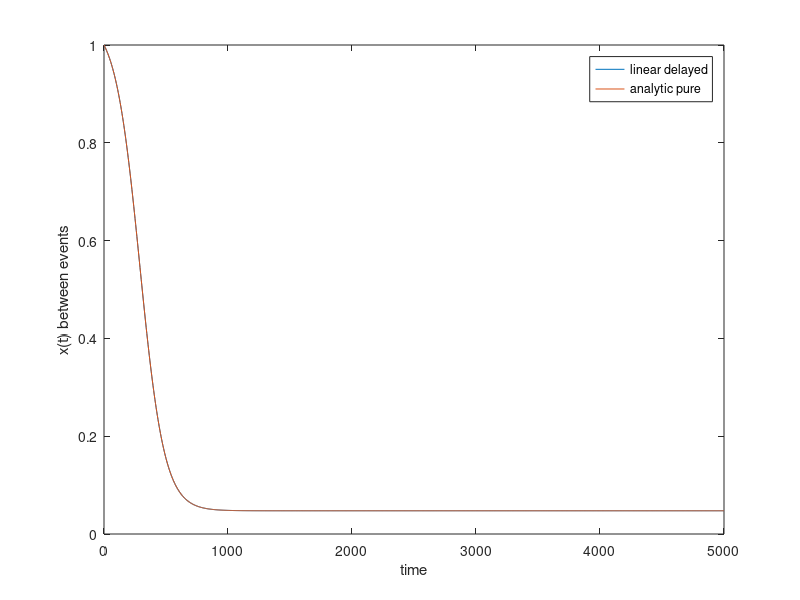

MATLAB code to generate this figure:
% Test of linear solution for the delayed Snyder form between events
clear all
clc
close all

% Set variables for initialisation assuming z = 0
a = 0.01;
k = 5e-4;
beta = a/k;
t = linspace(0, 50/a, 1000);

% Set the state size, eta = b and the z input
z = 0;
m = 10;
b = 100;
dimQ = 2*m;
rep = dimQ/2;

% Construct the Q matrix
Q = zeros(dimQ, dimQ);
d1 = repmat([k 0], 1, rep);
d1 = d1(1:dimQ - 1);
d1neg = d1;
d2 = repmat([0 a], 1, rep);
d2 = d2(1:dimQ - 2);
Q = Q + diag(d1, 1) + diag(d2, 2) + diag(d1neg, -1);
d0 = -sum(Q, 2);
Q = Q + diag(d0);

% Obtain lam matrix
lamDiag = zeros(1, dimQ);
iV = 3;
for iL = 2:dimQ/2
   lamDiag(iV:iV+1) = b*((iL-1) - z);
   iV = iV + 2;
end 
lam = diag(lamDiag);

% Obtain the linearised Q matrix and set the initial q
Qlin = Q - lam;
lent = length(t);
q = zeros(dimQ, lent);
eigen = eig(Qlin);
% q0 = (1/dimQ)*ones(1, dimQ);
q0 = [0 1 zeros(1, dimQ-2)];

% Obtain trajectory across time
for i = 1:lent
	q(:, i) = q0*expm(Qlin*t(i));
	q(:, i) = q(:, i)/sum(q(:, i));
end
x = sum(q(2:2:end, :), 1);

% Analytical solution for high eta
A = k/a + 0.5;
B = sqrt((k^2)/(a^2) + 0.25);
C = atanh((A - 1)/B);
xexp = A - B*tanh(B*a*t + C);
xr = xexp./x;
normDiff = norm(x - xexp);
disp(['The normed difference between linear and analytic solutions is '...
 num2str(normDiff)]);


% Plot x trajectories
plot(t, x, t, xexp);
xlabel('time');
ylabel('x(t) between events');
legend('linear delayed', 'analytic pure', 'location', 'best');

	